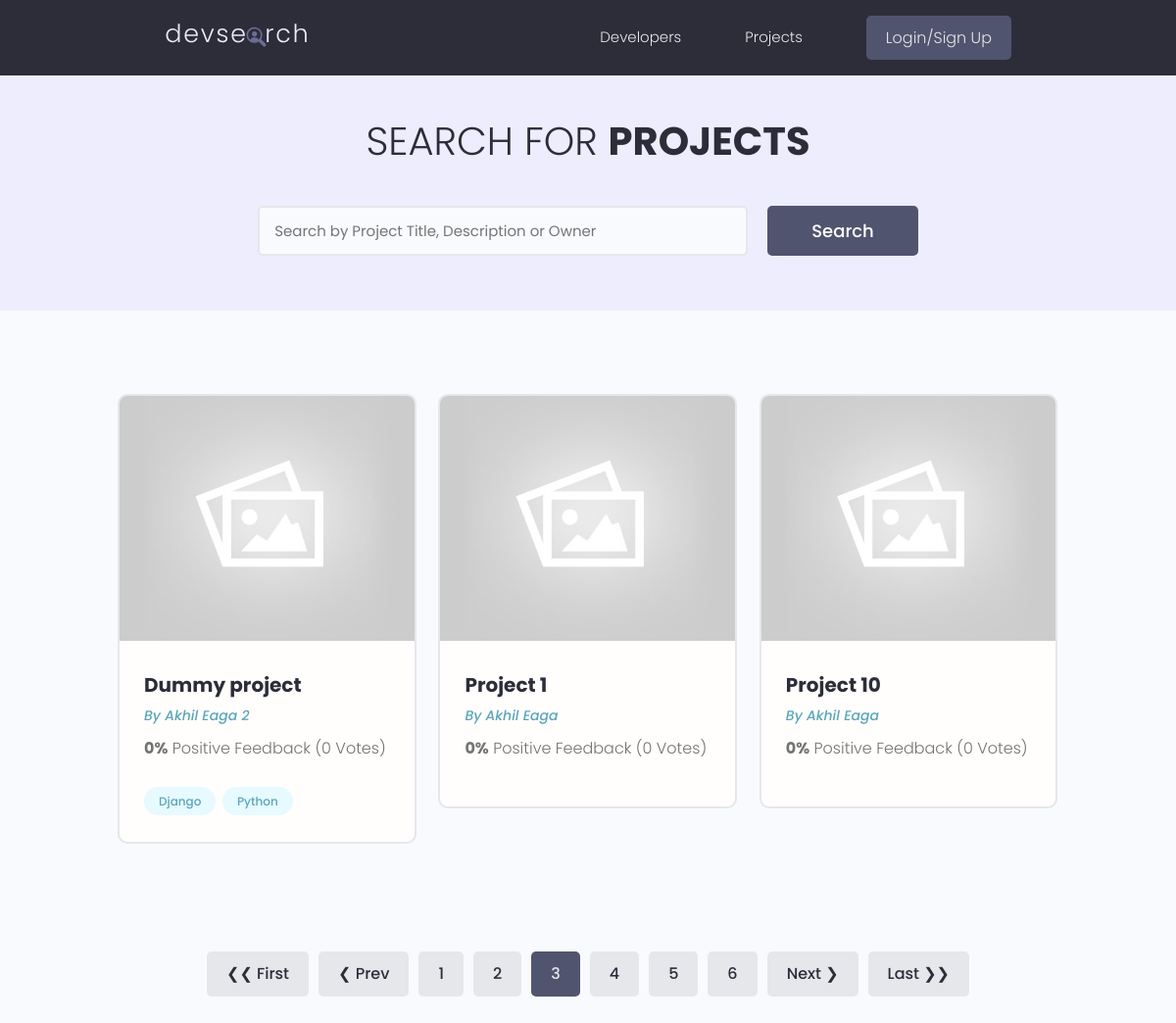
Page /projects/?page=3 on the earlier database version.
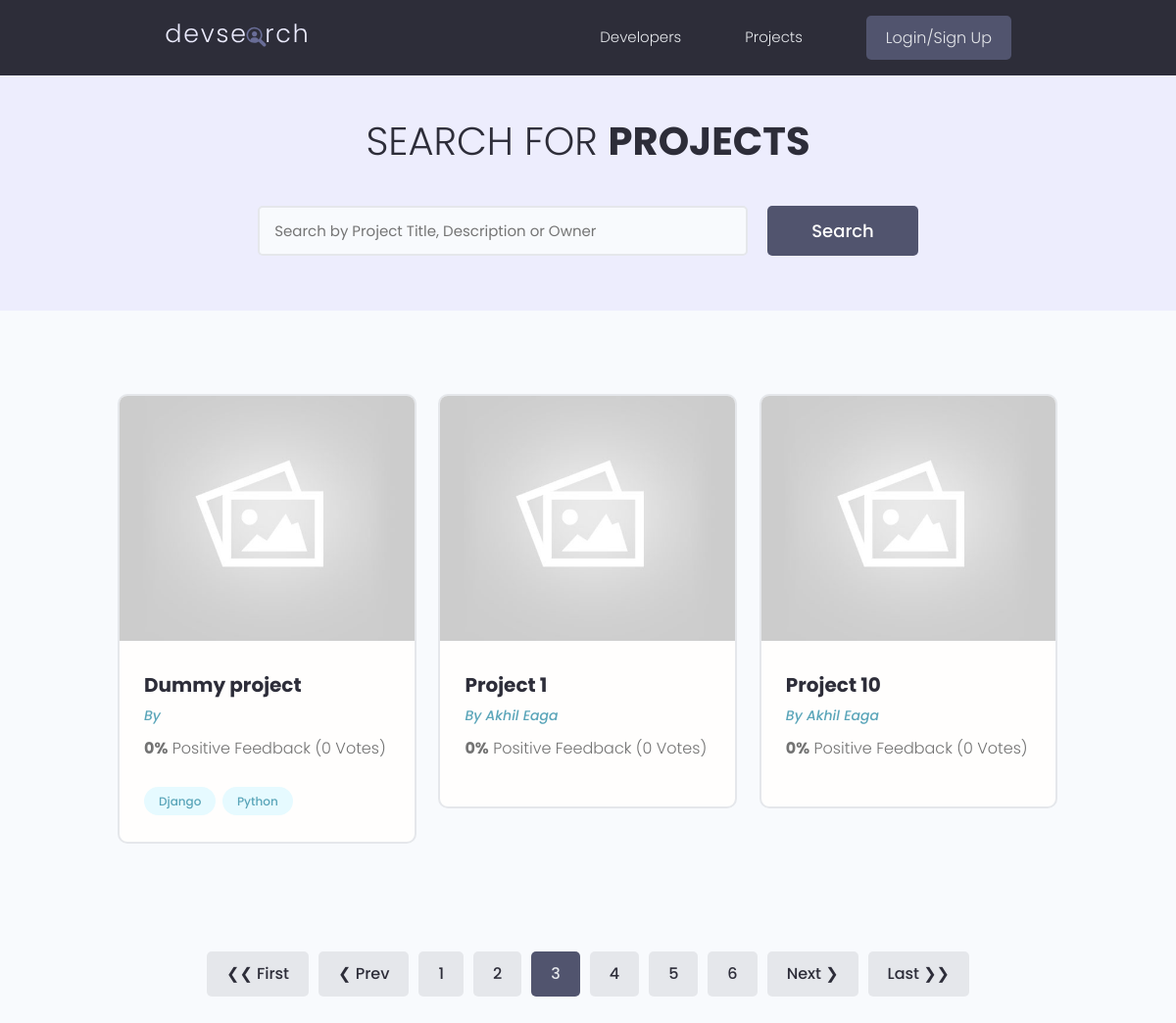
Same page on the later database version.
### projects/models.py (models this page shows, shortened)
class Project(models.Model):
    owner = models.ForeignKey(Profile, null=True, blank=True, on_delete=models.SET_NULL)
    title = models.CharField(max_length=200)
    description = models.TextField(null=True, blank=True)
    featured_image = models.ImageField(null=True, blank=True, default="default.jpg")
    demo_link = models.CharField(max_length=2000, null=True, blank=True)
    source_link = models.CharField(max_length=2000, null=True, blank=True)
    tags = models.ManyToManyField('Tag', blank=True)
    vote_count = models.IntegerField(default=0, null=True, blank=True)
    vote_ratio = models.IntegerField(default=0, null=True, blank=True)
    created = models.DateTimeField(auto_now_add=True)
    id = models.UUIDField(default=uuid.uuid4, unique=True, primary_key=True, editable=False)
    class Meta:
        ordering = ["-vote_ratio", "-vote_count", 'title']

### users/models.py (models this page shows, shortened)
class Profile(models.Model):
    user = models.OneToOneField(User, on_delete=models.CASCADE, null=True, blank=True)
    name = models.CharField(max_length=200, null=True, blank=True)
    email = models.EmailField(max_length=500, null=True, blank=True)
    username = models.CharField(max_length=200, null=True, blank=True)
    location = models.CharField(max_length=200, null=True, blank=True)
    short_intro = models.CharField(max_length=200, null=True, blank=True)
    bio = models.TextField(null=True, blank=True)
    profile_image = models.ImageField(null=True, blank=True, upload_to="profiles/", default="profiles/user-default.png")
    social_github = models.CharField(max_length=500, null=True, blank=True)
    social_stackoverflow = models.CharField(max_length=500, null=True, blank=True)
    social_twitter = models.CharField(max_length=500, null=True, blank=True)
    social_linkedin = models.CharField(max_length=500, null=True, blank=True)
    social_youtube = models.CharField(max_length=500, null=True, blank=True)
    social_website = models.CharField(max_length=500, null=True, blank=True)
    created = models.DateTimeField(auto_now_add=True)
    id = models.UUIDField(default=uuid.uuid4, unique=True, primary_key=True, editable=False)

### projects/views.py (the view)
# urls.py: path('projects/', include('projects.urls')),
def projects(request):
    projects, search_query = searchProjects(request)
    results_per_page = 3
    custom_range, projects, paginator = paginateProjects(request, projects, results_per_page)
    context = {
        'projects': projects,
        'search_query': search_query,
        'paginator': paginator,
        'custom_range': custom_range,
    }
    return render(request, 'projects/projects.html', context)

### projects/models.py (called while the page is built)
    def __str__(self):
        return self.name

### projects/utils.py (called while the page is built)
def paginateProjects(request, projects, results_per_page):
    page = request.GET.get('page')
    paginator = Paginator(projects, results_per_page)
    try:
        projects = paginator.page(page)
    except PageNotAnInteger:
        page = 1
        projects = paginator.page(page)
    except EmptyPage:
        page = paginator.num_pages
        projects = paginator.page(page)
    left_index = int(page) - 4
    left_index = left_index if left_index >= 1 else 1
    right_index = int(page) + 5
    right_index = right_index if right_index <= paginator.num_pages else paginator.num_pages
    custom_range = range(left_index, right_index + 1) # + 1 because upper extreme of the range is not inclusive
    return custom_range, projects, paginator

### projects/templates/projects/projects.html (shortened to what this page needs)
{% extends 'main.html' %}
{% block content %}
<main class="projects">
    <section class="hero-section text-center">
        <div class="container container--narrow">
            <div class="hero-section__box">
                <h2>Search for <span>Projects</span></h2>
            </div>
            <div class="hero-section__search">
                <form class="form" id="searchForm" action="{% url 'projects' %}" method="get">
                    <div class="form__field">
                        <input class="input input--text" id="formInput#search" type="text" name="search_query"
                            placeholder="Search by Project Title, Description or Owner" value="{{search_query}}" />
                    </div>
                    <input class="btn btn--sub btn--lg" type="submit" value="Search" />
                </form>
            </div>
        </div>
    </section>
    <section class="projectsList">
        <div class="container">
            <div class="grid grid--three">
                {% for project in projects %}
                <div class="column">
                    <div class="card project">
                        <a href="{% url 'project' project.id %}" class="project">
                            <img class="project__thumbnail" src="{{project.featured_image.url}}"
                                alt="project thumbnail" />
                            <div class="card__body">
                                <h3 class="project__title">
                                    {{ project.title }}
                                </h3>
                                <p><a class="project__author" href="{% url 'user-profile' project.owner.id %}">By
                                        {{project.owner.name}}</a>
                                </p>
                                <p class="project--rating">
                                    <span style="font-weight: bold;">{{project.vote_ratio}}%</span> Positive
                                    Feedback ({{project.vote_count}}
                                    Vote{{ project.vote_count | pluralize:"s" }})
                                </p>
                                <div class="project__tags">
                                    {% for tag in project.tags.all %}
                                    <span class="tag tag--pill tag--main">
                                        <small>{{ tag }}</small>
                                    </span>
                                    {% endfor %}
                                </div>
                            </div>
                        </a>
                    </div>
                </div>
                {% endfor %}
            </div>
        </div>
    </section>
    {% include 'pagination.html' with query_set=projects custom_range=custom_range paginator=paginator %}
</main>
{% endblock content %}

Differences in the rows shown:
changed Project "Dummy project": owner.name "Akhil Eaga 2" → (not shown)
